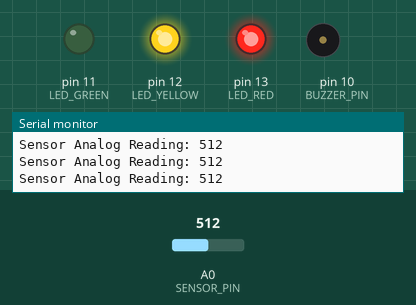
Bench run of a sketch on a simulated Arduino Uno, built with avr-gcc and run on an emulated ATmega328P. Parts: output pins drawn as LEDs (lit = HIGH), buzzer (waves = sounding, pin HIGH), the last lines printed to the serial monitor. Inputs (shaded band) come from the test bench; at power-on: A0 (SENSOR_PIN) = 512.

Above: at 1.3 s.
1.4 s: A0 (SENSOR_PIN) set to 592
2.9 s: A0 (SENSOR_PIN) set to 616
At 4.0 s:
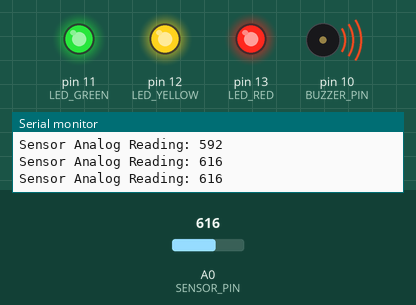
4.5 s: A0 (SENSOR_PIN) set to 340
At 5.2 s:
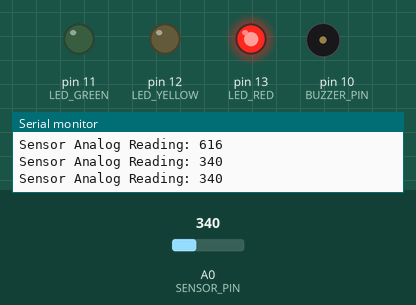
6.0 s: A0 (SENSOR_PIN) set to 107
7.5 s: A0 (SENSOR_PIN) set to 93
At 8.7 s:
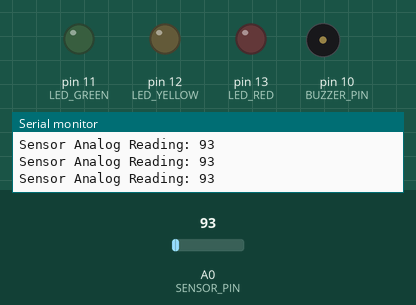
9.0 s: A0 (SENSOR_PIN) set to 110
At 10.0 s:
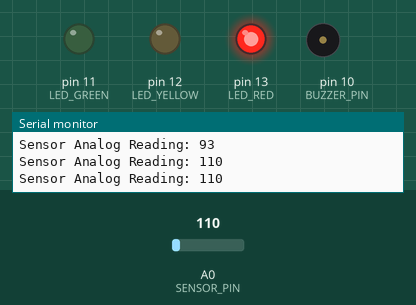
Timing chart, 0 to 11.5 s (numbered marks = the images above; inputs shaded):
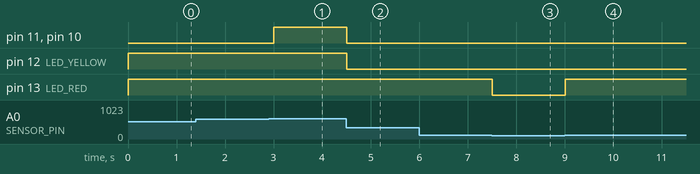

The sketch:

main.ino
```cpp
/*
 * Project: Water Level Indicator System
 * Author: Pooja Saraswat & Team
 * Description: Monitors water levels using an analog resistive sensor module.
 * Displays levels via Red, Yellow, and Green LEDs, and triggers
 * a buzzer alarm when the tank reaches maximum capacity.
 */

// Define Hardware Pin Connections
const int SENSOR_PIN = A0;   // Water level sensor signal pin
const int LED_RED = 13;      // Low level indicator
const int LED_YELLOW = 12;   // Half full indicator
const int LED_GREEN = 11;    // Full tank indicator
const int BUZZER_PIN = 10;   // Alarm buzzer (Add to Pin 10)

// Sensor Calibration Thresholds (Adjust based on testing)
const int THRESHOLD_LOW = 100;    // Red LED turns on above this value
const int THRESHOLD_HALF = 350;   // Yellow LED turns on above this value
const int THRESHOLD_FULL = 600;   // Green LED & Buzzer turn on above this value

void setup() {
  // Initialize Serial Communication for debugging/monitoring
  Serial.begin(9600);

  // Configure LED pins as OUTPUT
  pinMode(LED_RED, OUTPUT);
  pinMode(LED_YELLOW, OUTPUT);
  pinMode(LED_GREEN, OUTPUT);

  // Configure Buzzer pin as OUTPUT
  pinMode(BUZZER_PIN, OUTPUT);

  // Ensure all indicators are OFF initially
  digitalWrite(LED_RED, LOW);
  digitalWrite(LED_YELLOW, LOW);
  digitalWrite(LED_GREEN, LOW);
  digitalWrite(BUZZER_PIN, LOW);
}

void loop() {
  // Read the analog value from the water level sensor
  int sensorValue = analogRead(SENSOR_PIN);

  // Print value to Serial Monitor for testing and calibration
  Serial.print("Sensor Analog Reading: ");
  Serial.println(sensorValue);

  // Project Logic: Evaluate water levels based on thresholds
  if (sensorValue < THRESHOLD_LOW) {
    // Condition 1: Tank is completely empty
    digitalWrite(LED_RED, LOW);
    digitalWrite(LED_YELLOW, LOW);
    digitalWrite(LED_GREEN, LOW);
    digitalWrite(BUZZER_PIN, LOW);
  }
  else if (sensorValue >= THRESHOLD_LOW && sensorValue < THRESHOLD_HALF) {
    // Condition 2: Low water level detected (Red LED Only)
    digitalWrite(LED_RED, HIGH);
    digitalWrite(LED_YELLOW, LOW);
    digitalWrite(LED_GREEN, LOW);
    digitalWrite(BUZZER_PIN, LOW);
  }
  else if (sensorValue >= THRESHOLD_HALF && sensorValue < THRESHOLD_FULL) {
    // Condition 3: Half tank level detected (Red & Yellow LEDs)
    digitalWrite(LED_RED, HIGH);
    digitalWrite(LED_YELLOW, HIGH);
    digitalWrite(LED_GREEN, LOW);
    digitalWrite(BUZZER_PIN, LOW);
  }
  else if (sensorValue >= THRESHOLD_FULL) {
    // Condition 4: Tank is Full (All LEDs ON + Buzzer Alarm active)
    digitalWrite(LED_RED, HIGH);
    digitalWrite(LED_YELLOW, HIGH);
    digitalWrite(LED_GREEN, HIGH);
    digitalWrite(BUZZER_PIN, HIGH);
  }

  delay(500); // 500ms delay between readings for stability
}
```

Measured:
- the behaviour switches between 599 and 600 on A0 (SENSOR_PIN) (found by bisection; images 0 and 1)
- the behaviour switches between 100 and 99 on A0 (SENSOR_PIN) (found by bisection; images 2 and 3)
- after the input at 2.9 s, pin 11 (LED_GREEN), pin 10 (BUZZER_PIN): LOW → HIGH after 0.10 s
- after the input at 4.5 s, pin 11 (LED_GREEN), pin 12 (LED_YELLOW), pin 10 (BUZZER_PIN): HIGH → LOW at once
- after the input at 7.5 s, pin 13 (LED_RED): HIGH → LOW at once
- after the input at 9.0 s, pin 13 (LED_RED): LOW → HIGH at once
